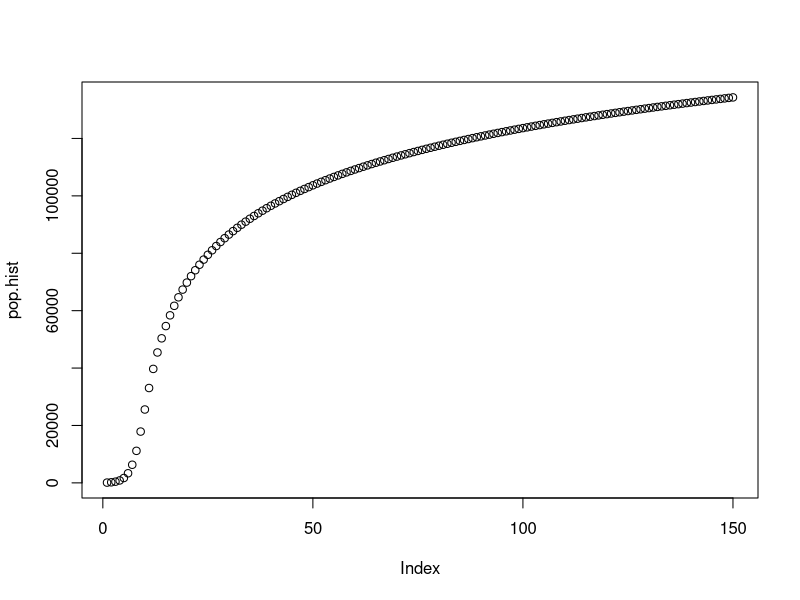

This chart was generated by the following R code:
pop<-100
K<-1000
pop.hist<-c()
r<-0.05
for (i in 1:150) {
	pop.hist[i]<-pop
	delta.pop<-pop*exp(r*(1-pop/K))
	pop<-pop+delta.pop
}
plot(pop.hist)
